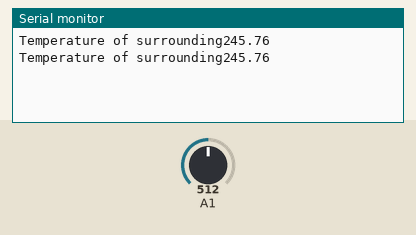
The sketch below on a simulated Arduino Uno, built with avr-gcc and run on an emulated ATmega328P. Parts: the last lines printed to the serial monitor. Inputs (shaded band) come from the test bench; at power-on: A1 = 512.

Above: at 2.8 s.
2.9 s: A1 set to 716
At 4.6 s:
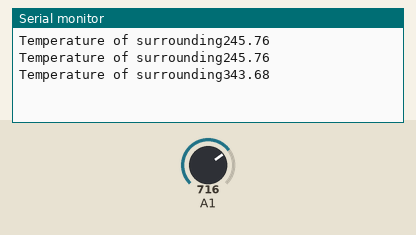
5.6 s: A1 set to 900
At 7.3 s:
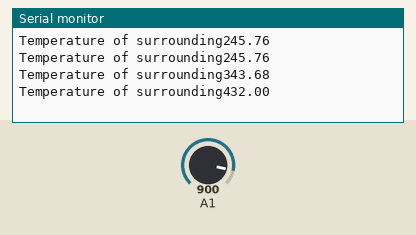
Timing chart, 0 to 8.8 s (numbered marks = the images above; inputs shaded):
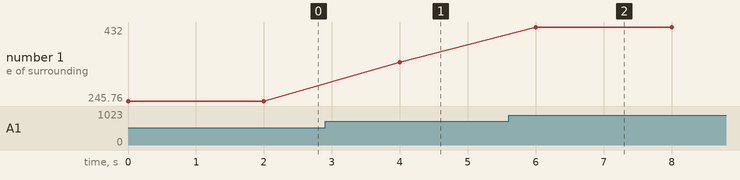

The sketch:

tempsample.ino
```cpp
void setup() {
  // put your setup code here, to run once:
  Serial.begin(9600);
pinMode(A1,INPUT);
}

void loop() {
  // put your main code here, to run repeatedly:
Serial.print("Temperature of surrounding");
Serial.println(analogRead(A1)*0.48);
delay(2000);
}
```

Measured:
- after the input at 2.9 s, the serial monitor: prints a new line after 1.1 s (image 1)
- after the input at 5.6 s, the serial monitor: prints a new line after 0.40 s (image 2)
- plotted number 1: 245.76 → 343.68 after the input at 2.9 s, 343.68 → 432 after the input at 5.6 s
